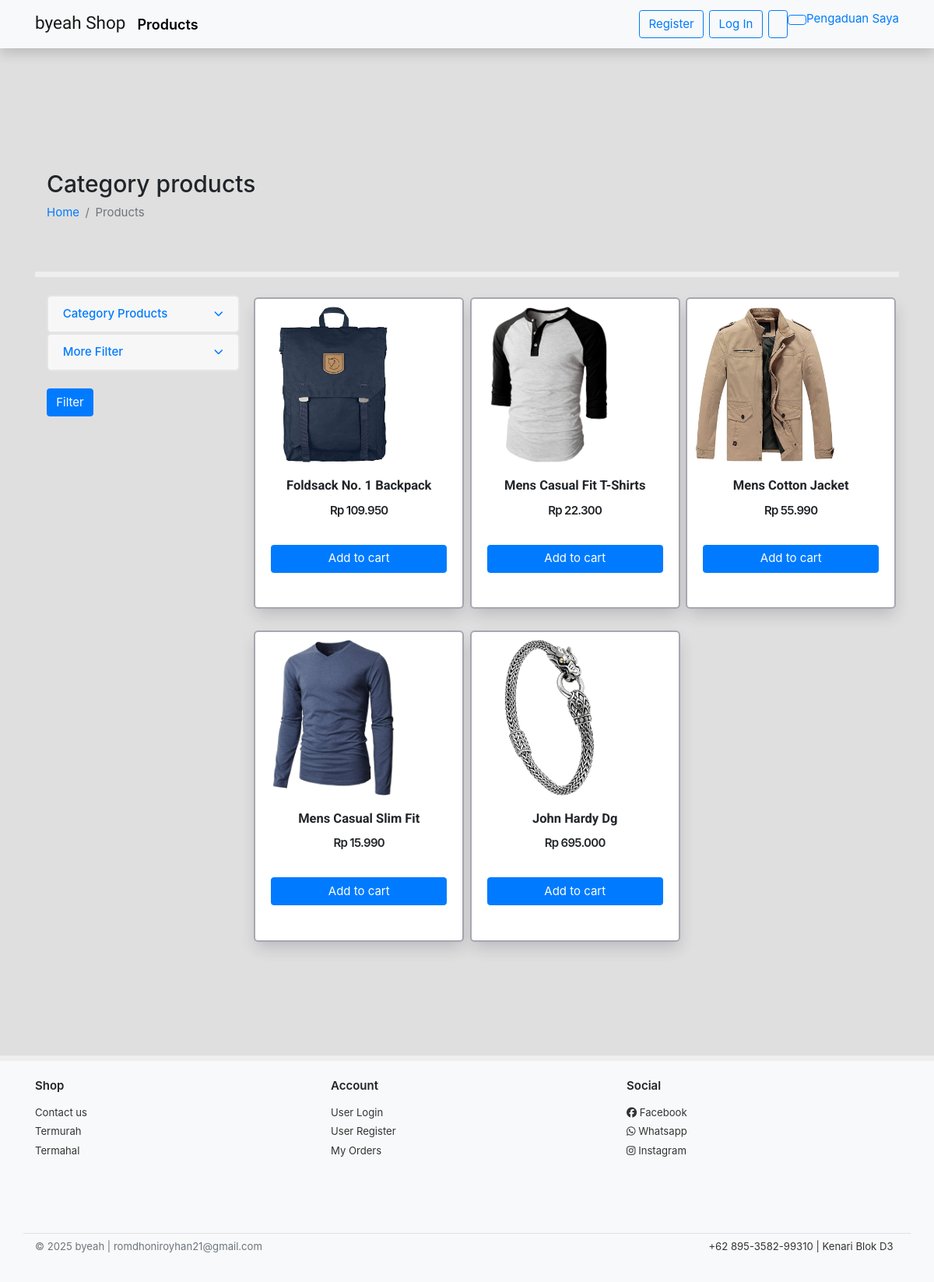
Screenshot of /products/ with the database file from the repository.
### home/models.py (models this page shows, shortened)
class Product(models.Model):
    category = models.ForeignKey(Category, related_name='products', on_delete=models.CASCADE)
    name = models.CharField(max_length=255, unique=True)
    old_price = models.DecimalField(blank=True, null=True, max_digits=8, decimal_places=3)
    price = models.DecimalField(max_digits=8, decimal_places=3)
    description = models.TextField()
    upload_time = models.DateField(auto_now_add=True)
    stock = models.IntegerField(default=1)
    slug = models.SlugField(blank=True)
    @property
    def imageThumbnail(self):
        image = ProductImage.objects.filter(product=self).first()
        return image.imageURL if image else '/static/empty.png'

class ProductImage(models.Model):
    product = models.ForeignKey(Product, on_delete=models.CASCADE)
    image = models.ImageField(null=True, blank=False, upload_to='images/')
    def __str__(self):
        return self.product.name
    @property
    def imageURL(self):
        try:
            return self.image.url
        except:
            return '/static/empty.png'

### home/views.py (the view)
# urls.py: path('', HomeView.as_view(template_name='home/indexhome.html', paginate_by=4), name='index'),
class HomeView(ListView):
    models = Product
    category = Category.objects.all()
    queryset = models.objects.all()
    extra_context = {
        'categories' : category
    }
    def get_queryset(self):
        request = self.request.GET
        if len(request) != 0:
            if next(iter(request)) == 'category':
                self.queryset = Product.objects.filter(category_id=self.request.GET['category'])
        return super().get_queryset()
    def get_ordering(self):
        request = self.request.GET
        if len(request) != 0:
            for i in request:
                if i == 'more-filter':
                    ordering = [request["more-filter"]]
                    return ordering
    def get_context_data(self,*args,**kwargs):
        request = self.request
        context = super().get_context_data()
        self.kwargs.update(self.extra_context)
        kwargs = self.kwargs
        for product in context["product_list"]:
            product_images = ProductImage.objects.filter(product=product.pk)
            print(product_images)
        if len(request.GET) != 0:
            if next(iter(request.GET)) == 'category-id':
                context['active'] = Category.objects.get(id=request.GET['category-id'])
        context.update(cartData(self.request))
        if context['items'] != "0":
            context.update(mergeFunction(request,context['items']))
        return context

### home/models.py (called while the page is built)
    def __str__(self):
        return self.name

### home/utils.py (called while the page is built)
def cartData(request):
    if request.user.is_authenticated:
        customer = request.user
        try:
            order,created = Order.objects.get_or_create(user=customer, complete=False)
            print(order)
            items = order.orderitem_set.all()
        except:
            order = Order.objects.filter(user=customer, complete=False)
            print(order)
            items = []
    else:
        items = []
        order = {'get_cart_items':'0','get_cart_totals':'0'}
        items = order['get_cart_totals']
    return {'items':items, 'order':order}

### templates/home/producthome.html (shortened to what this page needs)
{% extends "base.html" %}
{% block content %}
    <section class="section-pagetop bg under-nav ">
        <div class="container">
            <h2 class="title-page">Category products</h2>
            <nav>
            <ol class="breadcrumb text-white">
                <li class="breadcrumb-item" aria-current="page"><a href="{% url 'homey:index' %}">Home</a></li>
                {% if active %}
                <li class="breadcrumb-item" aria-current="page"><a href="{% url 'homey:product' %}">Products</a></li>
                <li class="breadcrumb-item active" aria-current="page">{{active}}</li>
                {% else %}
                <li class="breadcrumb-item active" aria-current="page">Products</li>
                {% endif %}
            </ol>
            </nav>
        </div>
    </section>
    <section class="section-content padding-y">
    <div class="container">
    <div class="row">
        <aside class="col-md-3 mt-4">
            <form method="GET">
                <div class="card">
                    <article class="filter-group">
                        <div class="card-header d-flex flex-column">
                            <a href="#" data-toggle="collapse" data-target="#collapse_1" aria-expanded="false" class="">
                                <i class="icon-control fa fa-chevron-down"></i>
                                <h6 class="title">Category Products</h6>
                            </a>
                        </div>
                    </article>
                </div>
                <div class="card">
                    <article class="filter-group">
                        <div class="card-header d-flex flex-column">
                            <a href="#" data-toggle="collapse" data-target="#collapse_2" aria-expanded="false" class="">
                                <i class="icon-control fa fa-chevron-down"></i>
                                <h6 class="title">More Filter</h6>
                            </a>
                        </div>
                    </article>
                </div>
                <button type="submit" class="btn btn-primary mt-4">Filter</button>
            </form>
        </aside>
    <main class="col-md-9 mt-4">
    <div class="row">
        {% for product in product_list %}
            <div class="col-md-4 col-sm-6 col-6 p-1">
                <figure class="card card-product-grid" style="height: 400px;">
                    <div class="img-wrap img-product">
                        <a href="{% url 'homey:detail' product.slug %}"><img src="{{product.imageThumbnail}}"></a>
                    </div>
                    <figcaption class="info-wrap text-center ">
                        <div class="fix-height">
                            <a href="{% url 'homey:detail' product.slug %}" class="title title-product text-decoration-none">{{product.name}}</a>
                            <div class="price-wrap mt-2">
                                <span class="price price-product">Rp {{product.price}}</span>
                            </div>
                        </div>
                        {% if is_user %}
                            <button type="button" class="btn btn-block btn-primary mt-2" data-toggle="modal" data-target="#exampleModal">
                                Add To Cart
                            </button>
                        {% else %}
                            <a data-action='add' data-product='{{product.id}}' href="" class="btn btn-block btn-primary update-cart mt-2">Add to cart </a>
                        {% endif %}
                    </figcaption>
                </figure>
            </div>
        {% endfor %}
    </div>
    </main>
    </div>
    </div>
    </section>
{% endblock content %}

### static/ui.css (style rules this page uses)
html { font-family: "Inter", sans-serif; font-size: 15px; }
.img-wrap { text-align: center; display: block; }
.img-wrap img { max-width: 100%; }
.price-wrap { letter-spacing: -0.7px; }
.padding-y { padding-bottom: 40px; }
figure { margin-bottom: 0; }
article:after, .form-group:after { display: block; clear: both; content: ""; }
.bg { background-color: #f8f9fa; }
.title-page { color: #212529; }
[class*=card-product] a.title { color: #212529; display: block; }
[class*=card-product] .img-wrap { overflow: hidden; position: relative; }
[class*=card-product] .img-wrap img { height: 100%; max-width: 100%; width: auto; display: inline-block; -o-object-fit: cover; object-fit: cover; }
.card-product-grid { margin-bottom: 20px; }
.card-product-grid .img-wrap { border-radius: 0.2rem 0.2rem 0 0; height: 220px; }
.card-product-grid .info-wrap { overflow: hidden; padding: 18px 20px; }
.card-product-grid .fix-height { height: 80px; overflow: hidden; }
.card .img-wrap { overflow: hidden; }
.price { font-weight: 600; color: #212529; }
.icon-control { margin-top: 5px; float: right; font-size: 80%; }
.card-header .title { margin-bottom: 0; line-height: 1.5; }
.filter-group { border-bottom: 1px solid #e4e4e4; }
.filter-group .card-header { border-bottom: 0; }
.filter-group:last-child { border-bottom: 0; }
.section-pagetop { padding: 45px 0; }

### static/style.css (style rules this page uses)
body { background-color: rgba(168, 166, 166,.35); }
.bg { background-color: rgba(0, 0, 0,0); }
.under-nav { margin-top: 83px!important; }
.section-pagetop { padding: 45px 0; }
img { border-image-slice: all; }
.card { position: relative; display: flex; flex-direction: column; min-width: 0; word-wrap: break-word; background-color: #fff; background-clip: border-box; border: 2px solid rgba(0, 0, 0, 0.1); border-radius: 0.37rem; }
.breadcrumb { display: flex; flex-wrap: wrap; padding: 0 0; margin-bottom: 0; list-style: none; background-color: rgb(0, 0, 0,0)!important; border-radius: 0.37rem; }
.section-content { margin-top: 20px!important; border-top: 7px solid #eee; }
.padding-y { margin-bottom: 40px; }
.card-product-grid .img-wrap { border-radius: 0.2rem 0.2rem 0 0; height: 220px; }
.img-wrap { text-align: center; display: block; }
[class*=card-product] .img-wrap img { height: 100%; max-width: 100%; width: auto; display: inline-block; object-fit: cover; }
*, *::before, *::after { box-sizing: border-box; }
.card-product-grid { border: 2px solid rgba(34, 35, 59, 0.4); box-shadow: 1px 10px 20px -3px rgba(34, 35, 59, 0.2); }
.card-product-grid .info-wrap { overflow: hidden; padding: 18px 20px; }
[class*=card-product] a.title { color: #212529; display: block; }
.img-product { margin-top:10px; max-width: 200px; max-height: 200px; }

### templates/base.html (style rules this page uses)
body { display: flex; flex-direction: column; min-height: 100vh; }
main { flex: 1; }

### templates/home/producthome.html (style rules this page uses)
.title-product { font-size:1.1rem; font-weight: 700; color: black; font-family: 'Roboto', sans-serif; }
.price-product { font-size: 1rem; font-weight: 600; }

### rows the page displays
Product: imageThumbnail (picture), name "Foldsack No. 1 Backpack", price "109.950"
Product: imageThumbnail (picture), name "Mens Casual Fit T-Shirts", price "22.300"
Product: imageThumbnail (picture), name "Mens Cotton Jacket", price "55.990"
Product: imageThumbnail (picture), name "Mens Casual Slim Fit", price "15.990"
Product: imageThumbnail (picture), name "John Hardy Dg", price "695.000"
